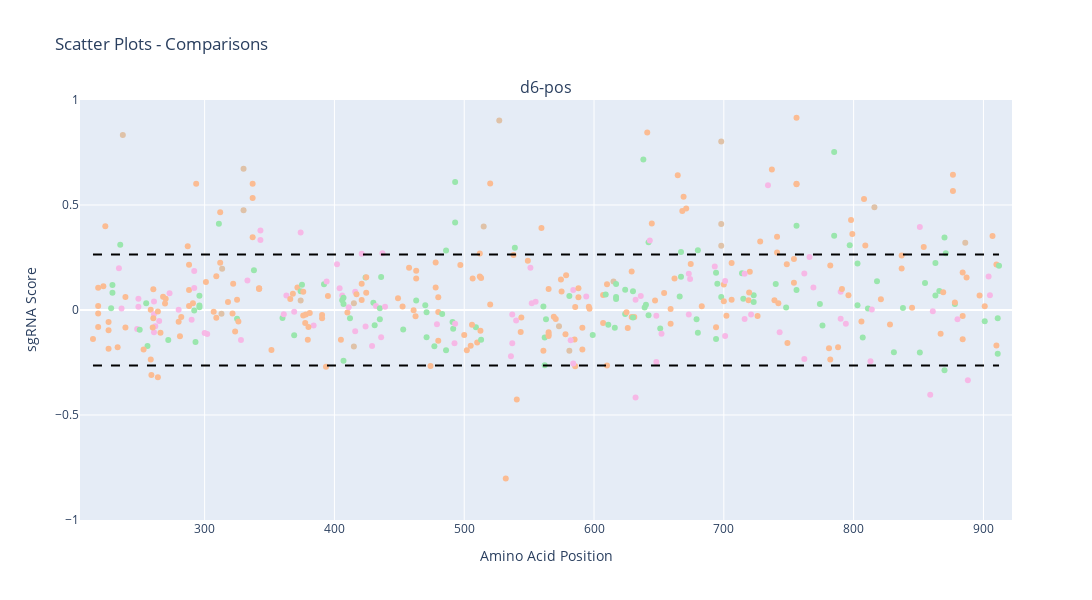

This figure's notebook cell:
### Code cell
be_scan.plot.interactive_scatter(
    df_filepath  = plot_file,            # data
    x_column     = 'Edit_site_3A1',      # name of a column in data
    comparisons  = ['d6-pos'], # names of a column in data, each is a graph

    # optional
    include_hue=True, hue_col='Mut_type', # color settings
    neg_ctrl=True, neg_ctrl_col='Gene', neg_ctrl_conditions=['NON-GENE'], # negative control lines
    savefig = False, xwindow=[200, 920], annot_label='Mut_list_all'
    )

### Figure 1 — Plotly figure (JSON) as saved in the notebook; plotly's stock layout.template omitted (floating-point values rounded to 4 significant figures; data arrays with more than 128 entries replaced by an {"elided": "..."} marker saying what was removed)
{"data": [{"hovertext": {"elided": "423 str values"}, "line": {"width": 0.8}, "marker": {"color": {"elided": "423 str values"}, "size": 6}, "mode": "markers", "name": "d6-pos", "opacity": 0.85, "type": "scatter", "x": {"elided": "423 float values"}, "xaxis": "x", "y": {"elided": "423 float values"}, "yaxis": "y"}], "layout": {"annotations": [{"font": {"size": 16}, "showarrow": false, "text": "d6-pos", "x": 0.5, "xanchor": "center", "xref": "paper", "y": 1, "yanchor": "bottom", "yref": "paper"}], "height": 600, "shapes": [{"line": {"color": "black", "dash": "dash"}, "type": "line", "x0": 214, "x1": 912, "xref": "x", "y0": 0.2647, "y1": 0.2647, "yref": "y"}, {"line": {"color": "black", "dash": "dash"}, "type": "line", "x0": 214, "x1": 912, "xref": "x", "y0": -0.2647, "y1": -0.2647, "yref": "y"}], "title": {"text": "Scatter Plots - Comparisons"}, "width": 1200, "xaxis": {"anchor": "y", "domain": [0, 1], "range": [204, 922], "title": {"text": "Amino Acid Position"}}, "yaxis": {"anchor": "x", "domain": [0, 1], "range": [-1, 1], "title": {"text": "sgRNA Score"}}}}
